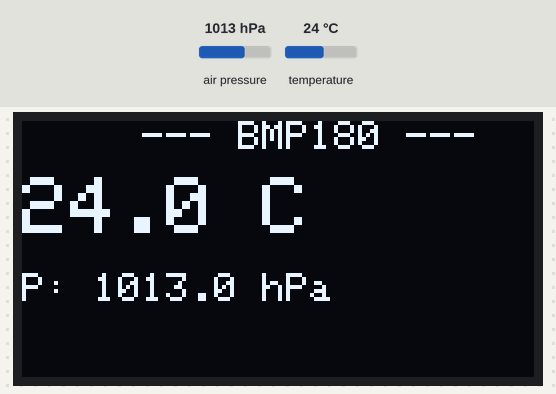
This sketch was run on a simulated Arduino Uno, built with avr-gcc and run on an emulated ATmega328P. On the bench: 128×64 one-colour display. The inputs (shaded band) are chosen by the test bench; at power-on: air pressure 1013 hPa, temperature 24 °C. What the sketch prints to the serial monitor is not drawn.

Above: at 1.2 s.
1.3 s: air pressure set to 952 hPa
At 3.1 s:
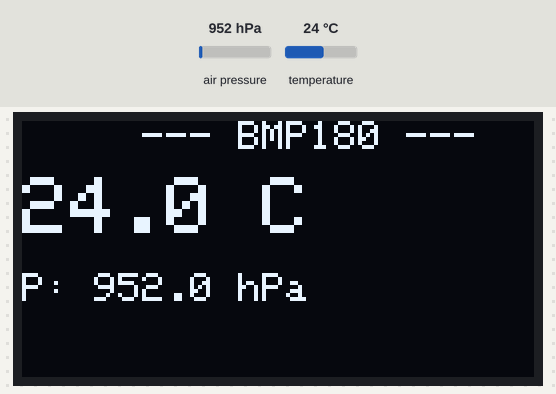
3.6 s: temperature set to 12 °C
At 4.9 s:
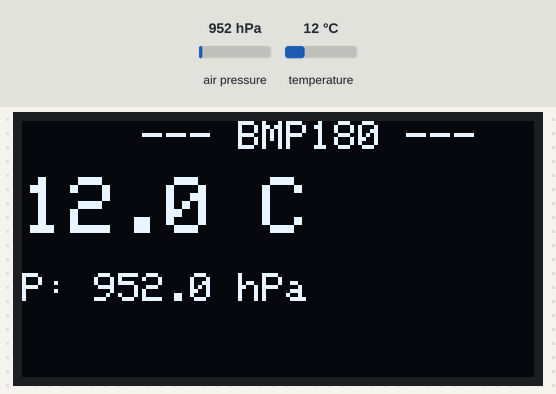
5.7 s: air pressure set to 975 hPa
At 6.7 s:
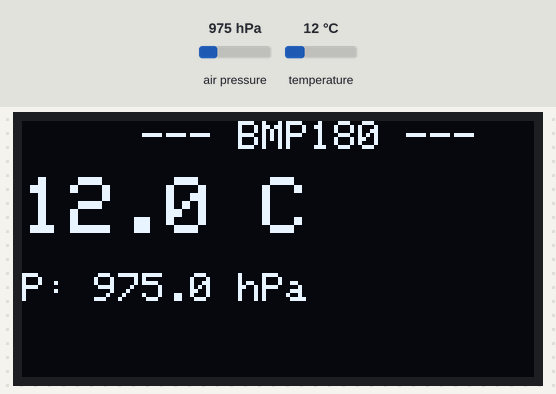
7.8 s: temperature set to 19 °C
At 9.6 s:
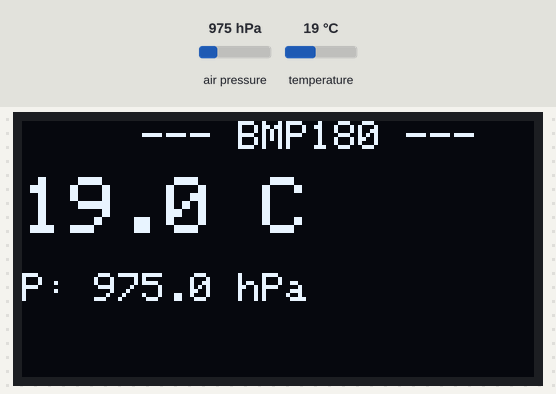
Timing chart, 0 to 10.8 s (numbered marks = the images above; inputs shaded):
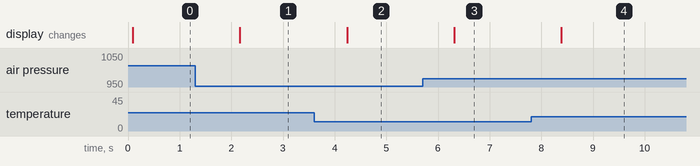

Measured:
- after the input at 1.3 s, the display: changes after 0.87 s (image 1)
- after the input at 3.6 s, the display: changes after 0.64 s (image 2)
- after the input at 5.7 s, the display: changes after 0.61 s (image 3)
- after the input at 7.8 s, the display: changes after 0.58 s (image 4)

The sketch:

sketch.ino
```cpp
// Lab07_BMP180_OLED_Plotter.ino
#include <Wire.h>
#include <Adafruit_BMP085.h>
#include <Adafruit_SSD1306.h>
#include <Adafruit_GFX.h>

#define OLED_W   128
#define OLED_H   64
#define OLED_ADDR  0x3C

Adafruit_BMP085 bmp;
Adafruit_SSD1306 display(OLED_W, OLED_H, &Wire, -1);

const float PRESION_MAR = 1013.25;

void setup() {
    Serial.begin(9600);

    if (!display.begin(SSD1306_SWITCHCAPVCC, OLED_ADDR)) {
        Serial.println("ERROR: OLED no encontrada");
        while (true);
    }
    display.clearDisplay();
    display.setTextColor(SSD1306_WHITE);
    display.setTextSize(1);
    display.setCursor(20, 28);
    display.println("Iniciando BMP180...");
    display.display();

    if (!bmp.begin()) {
        Serial.println("ERROR: BMP180 no encontrado");
        while (true);
    }

    Serial.println("Temperatura\tPresion");
}

void loop() {
    float temp = bmp.readTemperature();
    float presion = bmp.readPressure() / 100.0;

    display.clearDisplay();
    display.setTextSize(1);
    display.setCursor(30, 0);
    display.println("--- BMP180 ---");
    display.setTextSize(2);
    display.setCursor(0, 14);
    display.print(temp, 1);
    display.println(" C");
    display.setTextSize(1);
    display.setCursor(0, 38);
    display.print("P: ");
    display.print(presion, 1);
    display.println(" hPa");
    display.display();

    Serial.print(temp, 1);
    Serial.print("\t");
    Serial.println(presion, 1);

    delay(1000);
}
```
